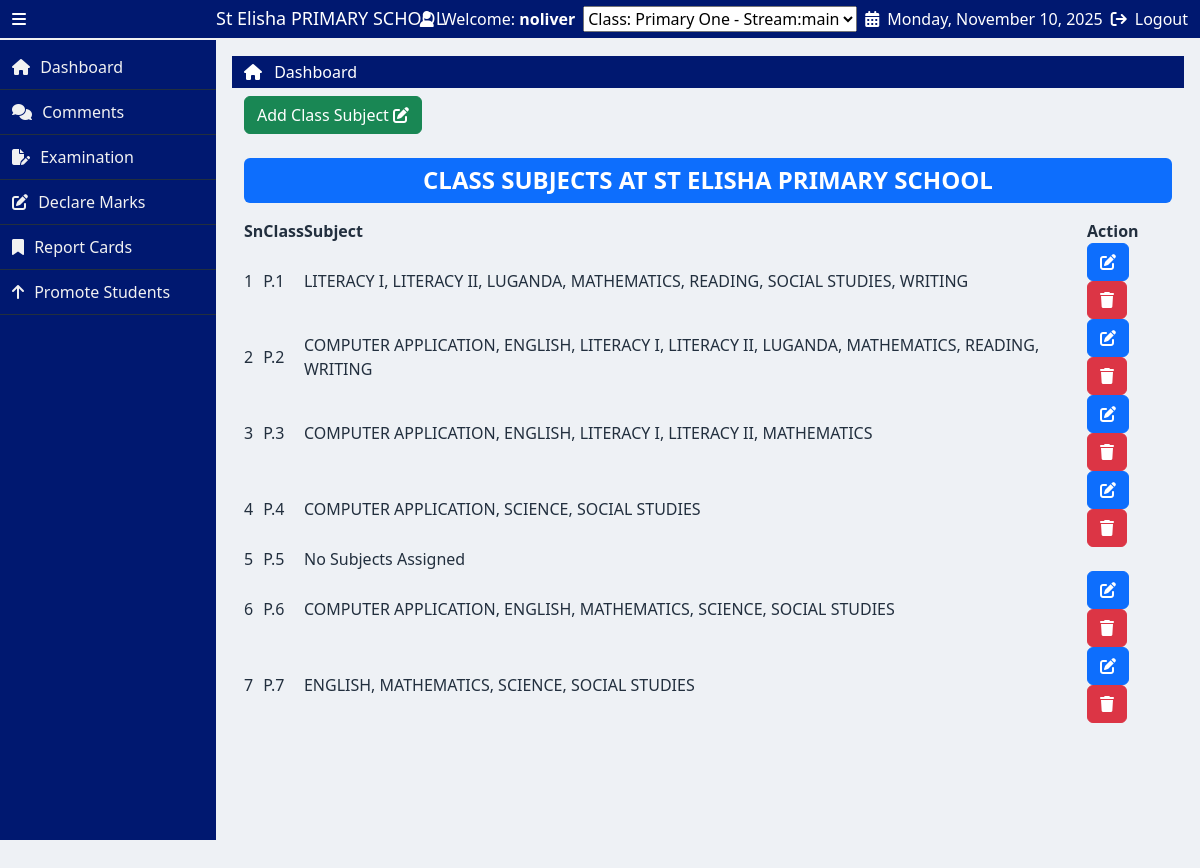
The app's page /class_subjects.php (signed in) with its own data.
### tables this page shows
CREATE TABLE `school_profile` (
  `profile_id` int(11) NOT NULL,
  `school_name` varchar(255) DEFAULT NULL,
  `address` varchar(255) DEFAULT NULL,
  `phone_1` varchar(255) DEFAULT NULL,
  `phone_2` int(11) DEFAULT NULL,
  `email` varchar(255) DEFAULT NULL,
  `motto` varchar(255) DEFAULT NULL,
  `profile_image` varchar(255) DEFAULT NULL
);

CREATE TABLE `classes` (
  `id` int(11) NOT NULL,
  `class_name` varchar(255) DEFAULT NULL,
  `prefix` varchar(255) DEFAULT NULL,
  `LEVEL` varchar(255) DEFAULT NULL
);

### class_subjects.php (the view, shortened to what this page needs)
<?php include("partials/header.php"); ?>
<div class="container-fluid">
    <div class="row g-0 my-2">
        <div class="col-lg-4 col-md-4 col-sm-12">
            <a href="<?php echo SITEURL ?>addClass_subject.php" class="btn text-capitalize text-white btn-success fs-6">
                add class subject
                <i class="fa-solid fa-pen-to-square"></i>
            </a>
        </div>
        <h4 class="text-uppercase fw-bold text-center mb-3 bg-primary text-white py-2 rounded">CLASS SUBJECTS AT <?php echo htmlspecialchars($school_name); ?> PRIMARY SCHOOL</h4>
        <div class="col-lg-12">
            <table id="example" class="display">
                <thead>
                    <tr>
                        <th>Sn</th>
                        <th>Class</th>
                        <th>Subject</th>
                        <th>Action</th>
                    </tr>
                </thead>
                <tbody>
                     <?php
                        $sql = "SELECT
                                    c.id as class_id,
                                    c.class_name AS full_class_name,
                                    CASE c.class_name
                                        WHEN 'Primary One' THEN 'P.1'
                                        WHEN 'Primary Two' THEN 'P.2'
                                        WHEN 'Primary Three' THEN 'P.3'
                                        WHEN 'Primary Four' THEN 'P.4'
                                        WHEN 'Primary Five' THEN 'P.5'
                                        WHEN 'Primary Six' THEN 'P.6'
                                        WHEN 'Primary Seven' THEN 'P.7'
                                        ELSE c.class_name
                                    END AS className,
                                    GROUP_CONCAT(s.subject_name ORDER BY s.subject_name ASC SEPARATOR ', ') AS subjects,
                                    GROUP_CONCAT(cs.id ORDER BY s.subject_name ASC SEPARATOR ',') AS subject_ids
                                FROM classes c
                                LEFT JOIN class_subjects cs ON c.id = cs.class_id
                                LEFT JOIN subjects s ON s.subject_id = cs.subject_id
                                GROUP BY c.id, c.class_name
                                ORDER BY FIELD(c.class_name,
                                    'Primary One',
                                    'Primary Two',
                                    'Primary Three',
                                    'Primary Four',
                                    'Primary Five',
                                    'Primary Six',
                                    'Primary Seven')";
                        $res = mysqli_query($conn, $sql);
                        if($res && mysqli_num_rows($res) > 0){
                            $sn=1;
                            while($row = mysqli_fetch_assoc($res)){
                                $class_name = $row['className'];
                                $subjects = $row['subjects'] ? $row['subjects'] : 'No subjects assigned';
                                $subject_ids = $row['subject_ids'];
                                ?>
                                <tr>
                                    <td><?php echo $sn++ ?></td>
                                    <td class="text-uppercase"><?php echo $class_name ?></td>
                                    <td class="text-capitalize"><?php echo $subjects ?></td>
                                    <td>
                                        <?php if($subject_ids) { ?>
                                            <a href="<?php echo SITEURL ?>edit_classSubjects.php?class_id=<?php echo $row['class_id'] ?>" class="btn btn-primary"><i class="fa-solid fa-pen-to-square"></i></a>
                                            <a href="<?php echo SITEURL ?>delete_classSubject.php?class_id=<?php echo $row['class_id'] ?>" class="btn btn-danger" onclick="return confirm('Do you want to delete all subjects for this class?')"><i class="fa-solid fa-trash"></i></a>
                                        <?php } ?>
                                    </td>
                                </tr>
                                <?php
                            }
                        }
                     ?>
                </tbody>
            </table>
        </div>
    </div>
</div>
<?php include("partials/footer.php") ?>

### partials/header.php (shortened to what this page needs)
<?php
  include("NotLoggedin.php");
  function isActive($page) {
      $currentPage = basename($_SERVER['PHP_SELF']);
      return $currentPage === $page ? 'active-link' : '';
  }
?>
<!doctype html>
<html lang="en">
  <head>
    <link href="https://cdn.jsdelivr.net/npm/bootstrap@5.2.3/dist/css/bootstrap.min.css" rel="stylesheet">
    <link rel="stylesheet" href="https://cdn.datatables.net/2.3.3/css/dataTables.dataTables.css">
    <link rel="stylesheet" href="https://cdnjs.cloudflare.com/ajax/libs/toastr.js/latest/toastr.min.css">
    <link rel="stylesheet" href="css/style.css">
  </head>
  <body>
    <main>
      <div class="container-fluid">
        <div class="row align-items-center py-2">
          <div class="col-lg-3 d-flex align-items-center gap-3 top-left">
            <i class="fa-solid fa-bars icon-bar" id="icon"></i>
            <h3 class="text-capitalize name mb-0" id="name">
              <?php
                $school_profile = "SELECT * FROM school_profile";
                $execute = mysqli_query($conn, $school_profile);
                $row = mysqli_fetch_assoc($execute);
                $school_name = $row['school_name'];
              ?>
              <?php echo $school_name ?> PRIMARY SCHOOL
            </h3>
          </div>
          <div class="col-lg-9 d-flex justify-content-end gap-4 top-right">
            <div class="d-flex align-items-center gap-2 sect_1">
              <i class="fa-solid fa-user"></i>
              <span>Welcome: <strong><?php echo htmlspecialchars($_SESSION['username']); ?></strong></span>
              <?php if (!empty($_SESSION['assignments'])): ?>
                <select name="current_assignment" onchange="location.href='switch_class.php?index='+this.value">
                    <?php foreach ($_SESSION['assignments'] as $index => $assign): ?>
                        <option value="<?php echo $index; ?>"
                            <?php echo ($_SESSION['class_id'] == $assign['class_id']) ? 'selected' : ''; ?>>
                            Class: <?php echo htmlspecialchars($assign['class_name']); ?> -
                        </option>
                    <?php endforeach; ?>
                </select>
            <?php endif; ?>
            <div class="d-flex align-items-center gap-2">
              <i class="fa-solid fa-calendar-days"></i>
              <span><?php echo date('l, F j, Y'); ?></span>
            </div>
            <div class="d-flex align-items-center gap-2">
              <i class="fa-solid fa-arrow-right-from-bracket"></i>
              <a href="logout.php" class="text-decoration-none text-white">Logout</a>
            </div>
          </div>
        </div>
      </div>
    </main>
    <div class="container-fluid p-0">
      <div class="row g-0">
        <div class="left-bar" id="left-bar">
          <a href="<?php echo SITEURL ?>" class="lists gap-3 <?php echo isActive('index.php'); ?>">
            <i class="fa-solid fa-house"></i>
            <span class="text-capitalize side-text">dashboard</span>
          </a>
          <a href="<?php
                  echo SITEURL;
                  echo $_SESSION['role'] === 'admin' ? 'select_class_stream.php' : 'selectcomment_exam.php';
                ?>"
            class="<?php echo isActive($_SESSION['role'] === 'admin' ? 'select_class_stream.php' : 'selectcomment_exam.php'); ?>">
              <i class="fa-solid fa-comments"></i>
              <span class="text-capitalize side-text">comments</span>
          </a>
          <a href="<?php echo SITEURL ?>examination.php" class="<?php echo isActive('examination.php'); ?>">
            <i class="fa-solid fa-file-pen"></i>
            <span class="text-capitalize side-text">examination</span>
          </a>
          <a href="<?php echo SITEURL ?>addScore.php" class="<?php echo isActive('addScore.php'); ?>">
            <i class="fa-solid fa-pen-to-square"></i>
            <span class="text-capitalize side-text">declare marks</span>
          </a>
          <a href="<?php echo SITEURL ?>reports.php" class="<?php echo isActive('reports.php'); ?>">
            <i class="fa-solid fa-bookmark"></i>
            <span class="text-capitalize side-text">report cards</span>
          </a>
          <?php if (isset($_SESSION['role']) && $_SESSION['role'] === 'class_teacher'): ?>
            <a href="<?php echo SITEURL ?>promote_students.php" class="<?php echo isActive('promote_students.php'); ?>">
              <i class="fa-solid fa-arrow-up"></i>
              <span class="text-capitalize side-text">Promote students</span>
            </a>
          <?php endif; ?>
        </div>
        <div class="right-bar" id="right-bar">
          <div class="container-fluid pt-1 pb-1" style="background-color: #001870;">
            <ul class="list-unstyled mb-0 dashboard">
              <li>
                <i class="fa-solid fa-house" style="color: #fff;"></i>
                <a href="<?php echo SITEURL ?>" class="text-capitalize text-white ms-2 text-decoration-none">Dashboard</a>
              </li>
            </ul>
          </div>

### css/style.css (style rules this page uses)
:root { --primary-color: #001870; --secondary-color: #0095486c; --tertiary-color: #430d0d; --border-color: #f1f1f1; --background-color: #222f3e; --hover-color: #007a3d; --backgroundColor: #EEF1F5; }
* { padding: 0; margin: 0; box-sizing: border-box; }
body { background-color: var(--backgroundColor); }
.icon-bar { cursor: pointer; }
main { width: 100%; color: #fff; background-color: var(--primary-color); height: 40px; border-bottom: 2px solid var(--border-color); display: flex; align-items: center; position: fixed; left: 0; top: 0; z-index: 1; }
.name { font-size: 18px; position: absolute; left: 18%; transition: all 1s; }
.left-bar { height: auto; width: 18%; background-color: var(--primary-color); transition: width 0.3s ease; padding-top: 5px; overflow-y: auto; margin-top: 40px; overflow-y: hidden; }
.left-bar .side-text { color: var(--border-color); }
.left-bar a { display: block; padding: 10px 12px; width: 100%; box-sizing: border-box; color: var(--border-color); text-decoration: none; transition: background-color 0.3s ease; border-bottom: 1px solid var(--background-color) ; }
.left-bar span { padding-left: 6px; }
.right-bar { margin-top: 40px; height: 100vh; width: 82%; transition: all 1s; padding: 16px; }
table th, table td { color: var(--background-color); }

### records on screen
school_profile: school_name "St Elisha", school_name "ST ELISHA"
classes: class_name "P.1", subjects "LITERACY I, LITERACY II, LUGANDA, MATHEMATICS, READING, SOCIAL STUDIES, WRITING"
classes: class_name "P.2", subjects "COMPUTER APPLICATION, ENGLISH, LITERACY I, LITERACY II, LUGANDA, MATHEMATICS, READING, WRITING"
classes: class_name "P.3", subjects "COMPUTER APPLICATION, ENGLISH, LITERACY I, LITERACY II, MATHEMATICS"
classes: class_name "P.4", subjects "COMPUTER APPLICATION, SCIENCE, SOCIAL STUDIES"
classes: class_name "P.5", subjects "No Subjects Assigned"
classes: class_name "P.6", subjects "COMPUTER APPLICATION, ENGLISH, MATHEMATICS, SCIENCE, SOCIAL STUDIES"
classes: class_name "P.7", subjects "ENGLISH, MATHEMATICS, SCIENCE, SOCIAL STUDIES"

### other values on screen
$_SESSION['username'] "noliver"
